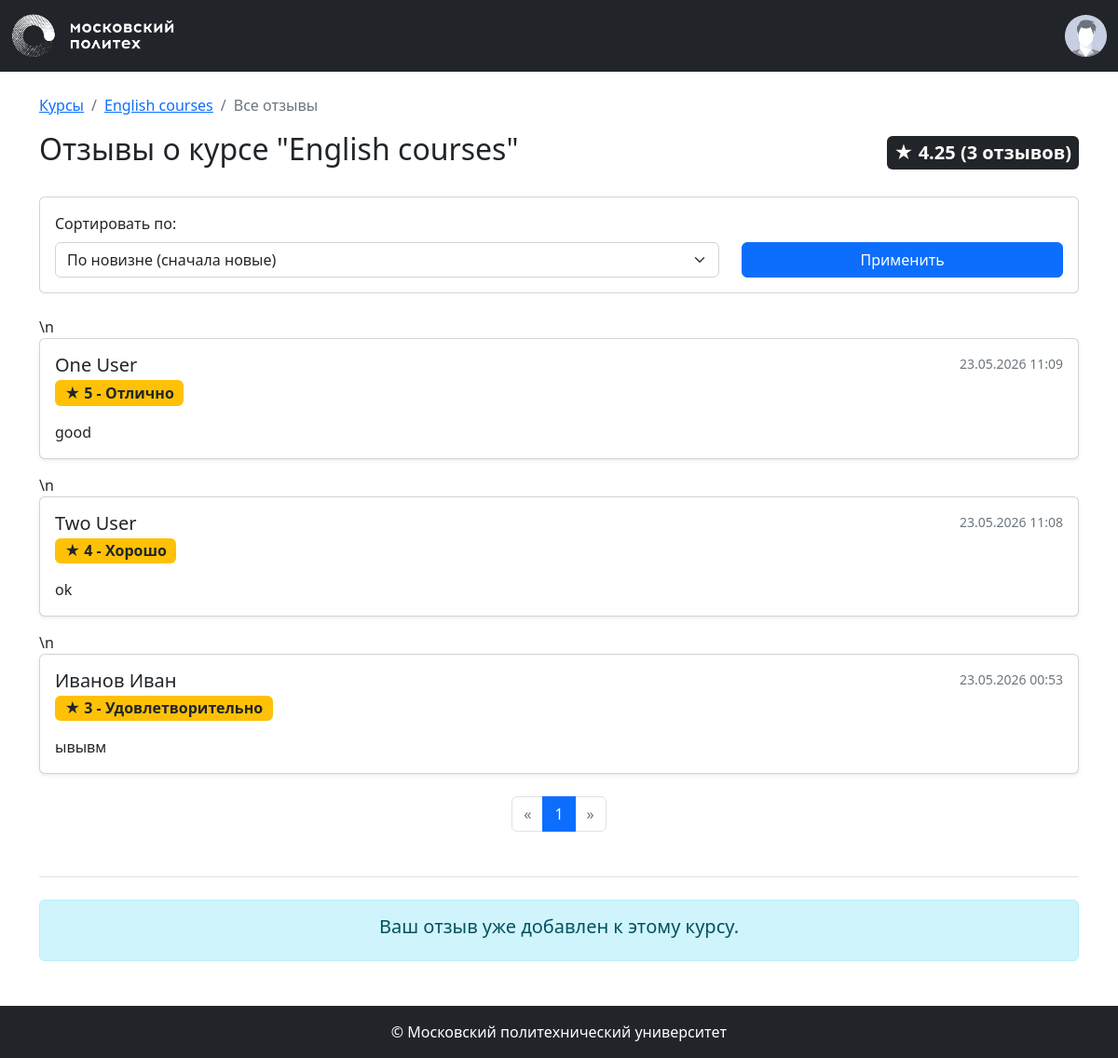
The app's page /courses/1/reviews (signed in) with its own data.
### models.py (models this page shows, shortened)
class Base(DeclarativeBase):
    metadata = MetaData(naming_convention={
        "ix": 'ix_%(column_0_label)s',
        "uq": "uq_%(table_name)s_%(column_0_name)s",
        "ck": "ck_%(table_name)s_%(constraint_name)s",
        "fk": "fk_%(table_name)s_%(column_0_name)s_%(referred_table_name)s",
        "pk": "pk_%(table_name)s"
    })

class Course(Base):
    __tablename__ = 'courses'
    id: Mapped[int] = mapped_column(primary_key=True)
    name: Mapped[str] = mapped_column(String(100))
    short_desc: Mapped[str] = mapped_column(Text)
    full_desc: Mapped[str] = mapped_column(Text)
    created_at: Mapped[datetime] = mapped_column(default=datetime.now)
    rating_sum: Mapped[int] = mapped_column(default=0)
    rating_num: Mapped[int] = mapped_column(default=0)
    category_id: Mapped[int] = mapped_column(ForeignKey("categories.id"))
    author_id: Mapped[int] = mapped_column(ForeignKey("users.id"))
    background_image_id: Mapped[str] = mapped_column(ForeignKey("images.id"))
    category = relationship("Category")
    author = relationship("User")
    bg_image = relationship("Image")
    reviews: Mapped[List["Review"]] = relationship(back_populates="course", cascade="all, delete-orphan")
    @property
    def rating(self):
        if self.rating_num > 0:
            return self.rating_sum / self.rating_num
        return 0.0

class Review(Base):
    __tablename__ = 'reviews'
    id: Mapped[int] = mapped_column(Integer, primary_key=True)
    rating: Mapped[int] = mapped_column(Integer, nullable=False)
    text: Mapped[str] = mapped_column(Text, nullable=False)
    created_at: Mapped[datetime] = mapped_column(DateTime, default=datetime.now)
    course_id: Mapped[int] = mapped_column(ForeignKey("courses.id"), nullable=False)
    user_id: Mapped[int] = mapped_column(ForeignKey("users.id"), nullable=False)
    course: Mapped["Course"] = relationship(back_populates="reviews")
    user: Mapped["User"] = relationship(back_populates="reviews")
    @property
    def rating_text(self):
        ratings = {
            5: 'Отлично',
            4: 'Хорошо',
            3: 'Удовлетворительно',
            2: 'Неудовлетворительно',
            1: 'Плохо',
            0: 'Ужасно'
        }
        return ratings.get(self.rating, 'Неизвестно')

class User(Base, UserMixin):
    __tablename__ = 'users'
    id: Mapped[int] = mapped_column(primary_key=True)
    first_name: Mapped[str] = mapped_column(String(100))
    last_name: Mapped[str] = mapped_column(String(100))
    middle_name: Mapped[Optional[str]] = mapped_column(String(100))
    login: Mapped[str] = mapped_column(String(100), unique=True)
    password_hash: Mapped[str] = mapped_column(String(200))
    created_at: Mapped[datetime] = mapped_column(default=datetime.now)
    reviews: Mapped[List["Review"]] = relationship(back_populates="user", cascade="all, delete-orphan")
    @property
    def full_name(self):
        return f"{self.last_name} {self.first_name} {self.middle_name or ''}".strip()

### courses.py (the view)
@bp.route('/<int:course_id>/reviews')
def reviews(course_id):
    course = db.get_or_404(Course, course_id)
    sort = request.args.get('sort', 'newest')
    page = request.args.get('page', 1, type=int)
    query = db.select(Review).where(Review.course_id == course_id)
    if sort == 'newest':
        query = query.order_by(Review.created_at.desc())
    elif sort == 'positive':
        query = query.order_by(Review.rating.desc(), Review.created_at.desc())
    elif sort == 'negative':
        query = query.order_by(Review.rating.asc(), Review.created_at.desc())
    pagination = db.paginate(query, page=page, per_page=REVIEWS_PER_PAGE, error_out=False)
    reviews_list = pagination.items
    user_review = None
    if current_user.is_authenticated:
        user_review = db.session.execute(
            db.select(Review).where(Review.course_id == course_id, Review.user_id == current_user.id)
        ).scalar()
    return render_template('courses/reviews.html',
                           course=course,
                           pagination=pagination,
                           reviews=reviews_list,
                           sort=sort,
                           user_review=user_review)

### auth.py (called while the page is built)
def load_user(user_id):
    user = db.session.execute(db.select(User).filter_by(id=user_id)).scalar()
    return user

### templates/courses/reviews.html (shortened to what this page needs)
{% extends 'base.html' %}
{% from 'pagination.html' import render_pagination %}\n\n{% block content %}
<div class="container mt-4">
    <nav aria-label="breadcrumb">
        <ol class="breadcrumb">
            <li class="breadcrumb-item"><a href="{{ url_for('courses.index') }}">Курсы</a></li>
            <li class="breadcrumb-item"><a href="{{ url_for('courses.show', course_id=course.id) }}">{{ course.name }}</a></li>
            <li class="breadcrumb-item active">Все отзывы</li>
        </ol>
    </nav>
    <div class="d-flex justify-content-between align-items-center mb-4">
        <h2>Отзывы о курсе "{{ course.name }}"</h2>
        <span class="badge bg-dark fs-5 p-2">
            ★ {{ "%.2f" | format(course.rating) }} ({{ course.reviews|length }} отзывов)
        </span>
    </div>
    <div class="card mb-4">
        <div class="card-body">
            <form method="GET" class="row align-items-end">
                <div class="col-md-8">
                    <label for="sort" class="form-label">Сортировать по:</label>
                    <select name="sort" id="sort" class="form-select">
                        <option value="newest" {% if sort == 'newest' %}selected{% endif %}>По новизне (сначала новые)</option>
                    </select>
                </div>
                <div class="col-md-4 mt-2 mt-md-0">
                    <button type="submit" class="btn btn-primary w-100">Применить</button>
                </div>
            </form>
        </div>
    </div>
    {% if reviews %}
        <div class="reviews-list">
            {% for review in reviews %}\n            <div class="card mb-3 shadow-sm">
                <div class="card-body">
                    <div class="d-flex justify-content-between align-items-start mb-2">
                        <div>
                            <h5 class="mb-1">{{ review.user.full_name }}</h5>
                            <div class="mb-2">
                                <span class="badge bg-warning text-dark fs-6">
                                    ★ {{ review.rating }} - {{ review.rating_text }}
                                </span>
                            </div>
                        </div>
                        <small class="text-muted">{{ review.created_at.strftime('%d.%m.%Y %H:%M') }}</small>
                    </div>
                    <p class="card-text">{{ review.text }}</p>
                </div>
            </div>
            {% endfor %}
        </div>
        <div class="mt-4">
            {{ render_pagination(pagination, 'courses.reviews', {'course_id': course.id, 'sort': sort}) }}
        </div>
    {% else %}
        <div class="alert alert-secondary text-center">
            <p class="mb-0">Пока нет ни одного отзыва. Будьте первым!</p>
        </div>
    {% endif %}
    <div class="my-5 border-top pt-4">
        {% if current_user.is_authenticated %}
            {% if not user_review %}
                <div class="card">
                    <div class="card-header bg-dark text-white">
                        <h4 class="mb-0">Оставить отзыв</h4>
                    </div>
                    <div class="card-body">
                        <form method="POST" action="{{ url_for('courses.add_review', course_id=course.id) }}">
                            <div class="mb-3">
                                <label for="rating" class="form-label">Оценка</label>
                                <select name="rating" id="rating" class="form-select">
                                    <option value="5" selected>5 — отлично</option>
                                    <option value="4">4 — хорошо</option>
                                    <option value="3">3 — удовлетворительно</option>
                                    <option value="2">2 — неудовлетворительно</option>
                                    <option value="1">1 — плохо</option>
                                    <option value="0">0 — ужасно</option>
                                </select>
                            </div>
                            <div class="mb-3">
                                <label for="text" class="form-label">Текст отзыва</label>
                                <textarea name="text" id="text" class="form-control" rows="4" placeholder="Поделитесь своим мнением о курсе..." required></textarea>
                            </div>
                            <button type="submit" class="btn btn-success">Отправить отзыв</button>
                        </form>
                    </div>
                </div>
            {% else %}
                <div class="alert alert-info text-center">
                    <h5>Ваш отзыв уже добавлен к этому курсу.</h5>
                </div>
            {% endif %}
        {% endif %}
    </div>
</div>
{% endblock %}

### records on screen
Course: name "English courses", rating "4.25"
Review: user.full_name "One User", rating "5", rating_text "Отлично", created_at "23.05.2026 11:09", text "good"
Review: user.full_name "Two User", rating "4", rating_text "Хорошо", created_at "23.05.2026 11:08", text "ok"
Review: user.full_name "Иванов Иван", rating "3", rating_text "Удовлетворительно", created_at "23.05.2026 00:53", text "ывывм"

### other values on screen
{{ course.reviews|length }} "3"
{{ page }} "1"
